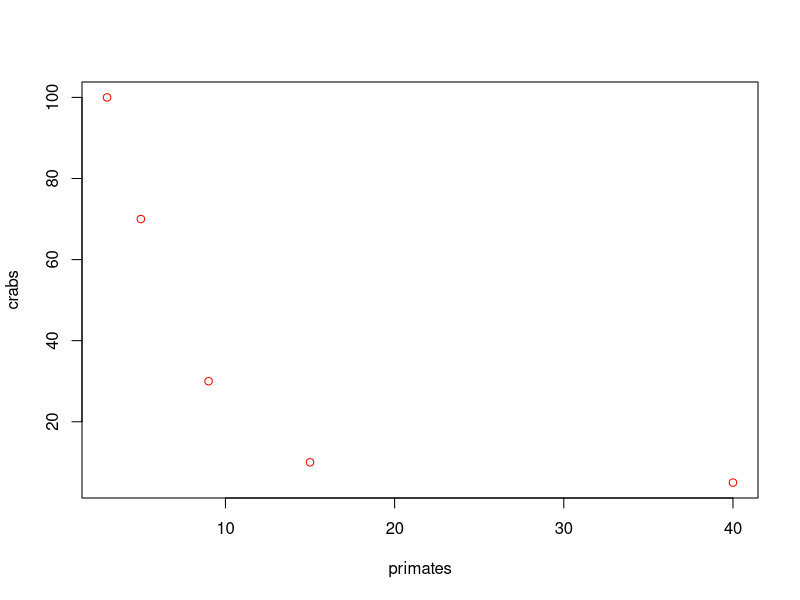
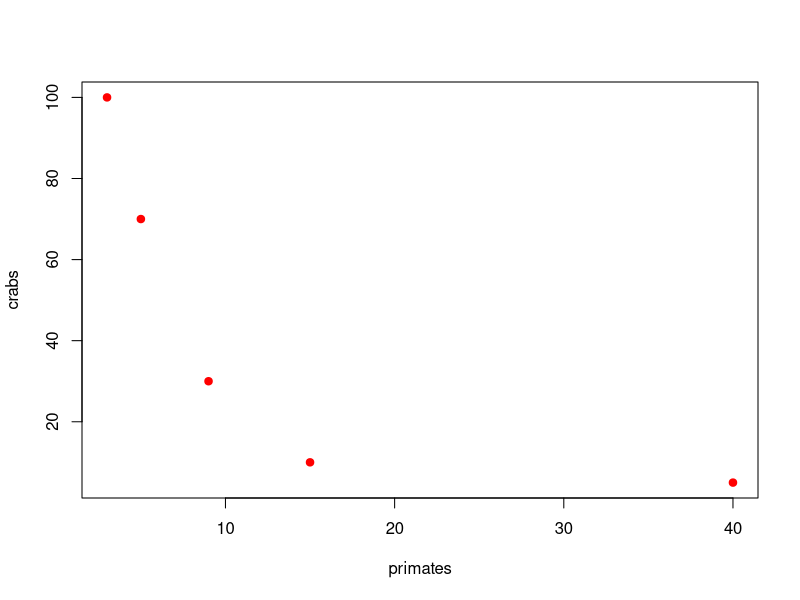
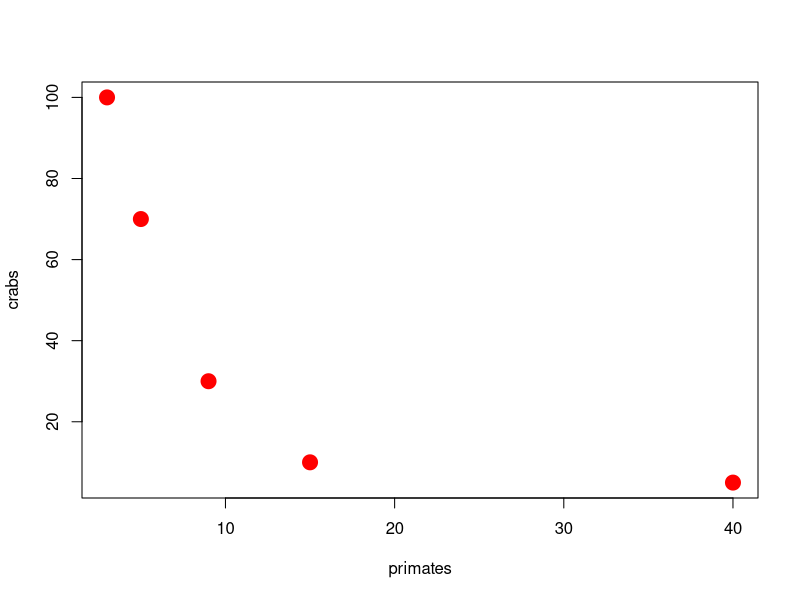
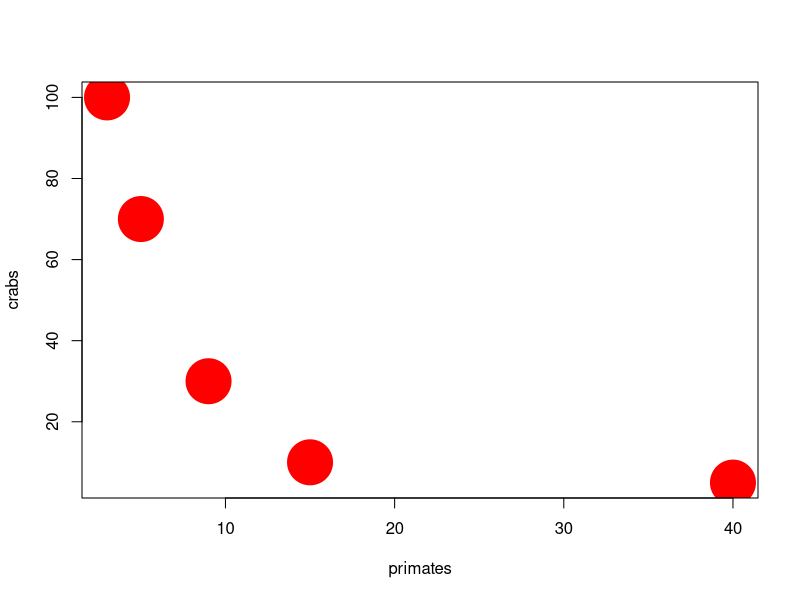
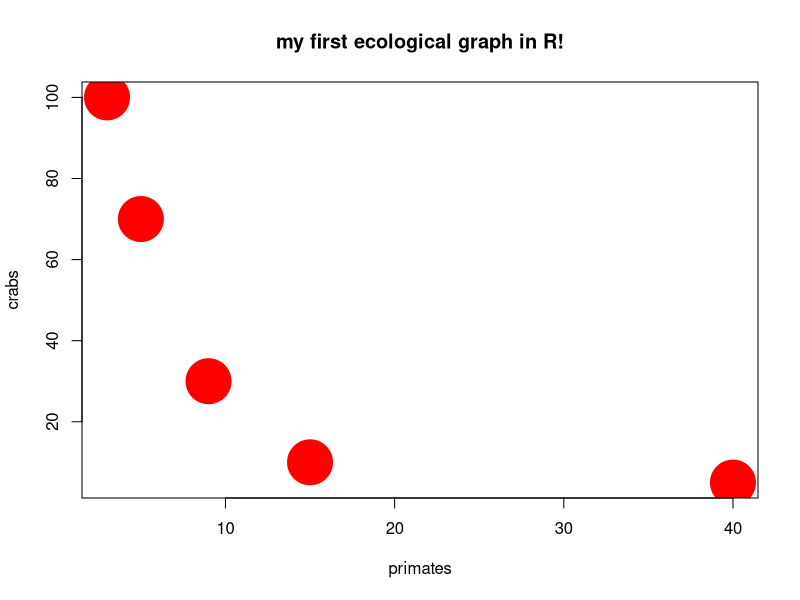

Here is the R script that generated these plots, in order:


#this is an array
primates<-c(3,5,9,15,40)
primates

#new set
crabs <- c(100,70,30,10,5)
crabs

#first plot in R
plot(primates,crabs,col="red")

plot(primates,crabs,col="red",pch=19)

plot(primates,crabs,col="red",pch=19, cex=2)
plot(primates,crabs,col="red",pch=19, cex=6)

plot(primates,crabs,col="red",pch=19, cex=6,main="my first ecological graph in R!")

#create 
ecoset <- data.frame(primates,crabs)
ecoset
#(3+5+9+15+40)/5
#summary of the dataframe

